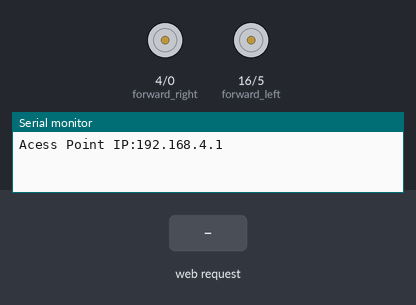
Simulated run of this sketch. Board: ESP8266 (NodeMCU). Parts: motor-driver pin pairs drawn as motors (green arrow = first pin HIGH = forward, orange = second pin HIGH = backward, longer = more drive), the last lines printed to the serial monitor. The test bench sets the inputs (shaded band).

Above: at 1.2 s.
1.3 s: HTTP request GET /move?dir=F received
At 2.5 s:
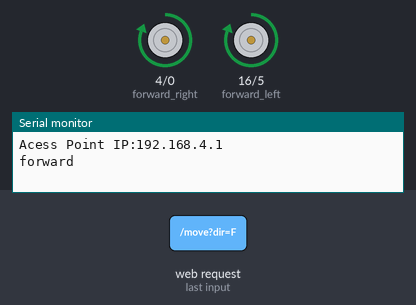
2.8 s: HTTP request GET /move?dir=B received
At 3.8 s:
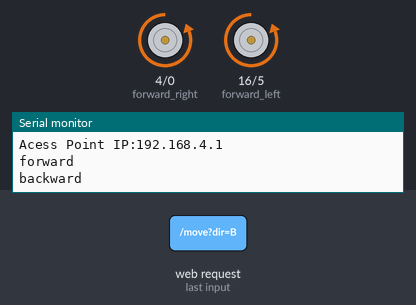
4.3 s: HTTP request GET /move?dir=L received
At 4.9 s:
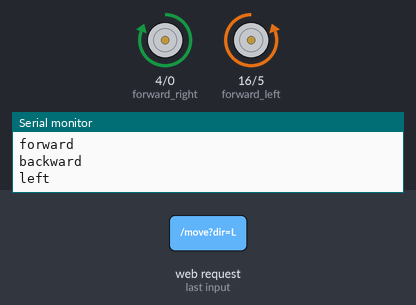
5.8 s: HTTP request GET /move?dir=R received
At 7.2 s:
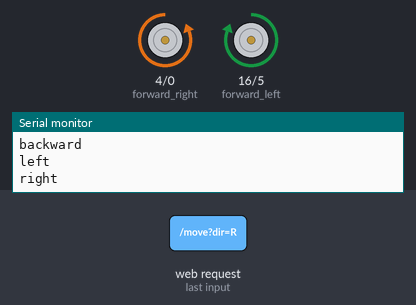
Timing chart, 0 to 8.3 s (numbered marks = the images above; inputs shaded):
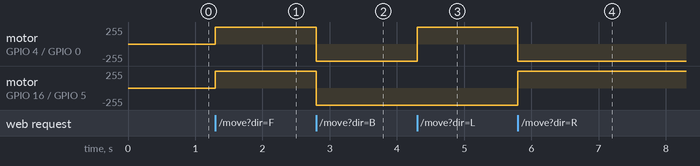

The sketch:

ESP8266CAR.ino
```cpp
#include<ESP8266WiFi.h>
#include <ESP8266WebServer.h>

int forward_left = 16, backward_left = 5, forward_right = 4, backward_right = 0;

const char* SSID = "pawan";
const char* PSWD = "pawan1234";

ESP8266WebServer server(80);

void handleRoot(){
  server.send(200,"text/html",sendhtml());
}
void move(){
  if(server.arg("dir") == "F")
  {
    forward();
  }
  if(server.arg("dir") == "B")
  {
    backward();
  }
  if(server.arg("dir") == "L")
  {
    left();
  }
  if(server.arg("dir") == "R")
  {
    right();
  }
  if(server.arg("dir") == "S")
  {
    stops();
  }
}
String sendhtml(){
  String html ="<!DOCTYPE html> <html> <body> <h1>Ready to Drive</h1></body> </html>";
  return html;
}
void setup() {
  // put your setup code here, to run once:
  Serial.begin(115200);
  WiFi.softAP(SSID,PSWD);
  pinMode(forward_left, OUTPUT);
  pinMode(forward_right, OUTPUT);
  pinMode(backward_left, OUTPUT);
  pinMode(backward_right, OUTPUT);
  IPAddress myIP = WiFi.softAPIP();
  Serial.print("Acess Point IP:");
  Serial.println(myIP);
  server.on("/",handleRoot);
  server.on("/move",move);
  server.begin();
  digitalWrite(forward_left,LOW);
  digitalWrite(forward_right,LOW);
  digitalWrite(backward_left,LOW);
  digitalWrite(backward_right,LOW);
}

void loop() {
  // put your main code here, to run repeatedly:
  server.handleClient();
}

void forward()
{
  digitalWrite(forward_left, HIGH);
  digitalWrite(forward_right, HIGH);
  digitalWrite(backward_left, LOW);
  digitalWrite(backward_right, LOW);
  Serial.println("forward");
}
void backward()
{
  digitalWrite(forward_left, LOW);
  digitalWrite(forward_right, LOW);
  digitalWrite(backward_left, HIGH);
  digitalWrite(backward_right, HIGH);
  Serial.println("backward");
}
void left()
{
  digitalWrite(forward_left, LOW);
  digitalWrite(forward_right, HIGH);
  digitalWrite(backward_left, HIGH);
  digitalWrite(backward_right, LOW);
  Serial.println("left");
}
void right()
{
  digitalWrite(forward_left, HIGH);
  digitalWrite(forward_right, LOW);
  digitalWrite(backward_left, LOW);
  digitalWrite(backward_right, HIGH);
  Serial.println("right");
}
void stops()
{
  digitalWrite(forward_left, LOW);
  digitalWrite(forward_right, LOW);
  digitalWrite(backward_left, LOW);
  digitalWrite(backward_right, LOW);
  Serial.println("stop");
}
```

Measured:
- after the input at 1.3 s, motor on GPIO 4 (forward_right) / GPIO 0 (backward_right), motor on GPIO 16 (forward_left) / GPIO 5 (backward_left): stopped → forward 255/255 at once
- after the input at 2.8 s, motor on GPIO 4 (forward_right) / GPIO 0 (backward_right), motor on GPIO 16 (forward_left) / GPIO 5 (backward_left): forward 255/255 → backward 255/255 at once
- after the input at 4.3 s, motor on GPIO 4 (forward_right) / GPIO 0 (backward_right): backward 255/255 → forward 255/255 at once
- after the input at 5.8 s, motor on GPIO 4 (forward_right) / GPIO 0 (backward_right): forward 255/255 → backward 255/255 at once; motor on GPIO 16 (forward_left) / GPIO 5 (backward_left): backward 255/255 → forward 255/255 at once
